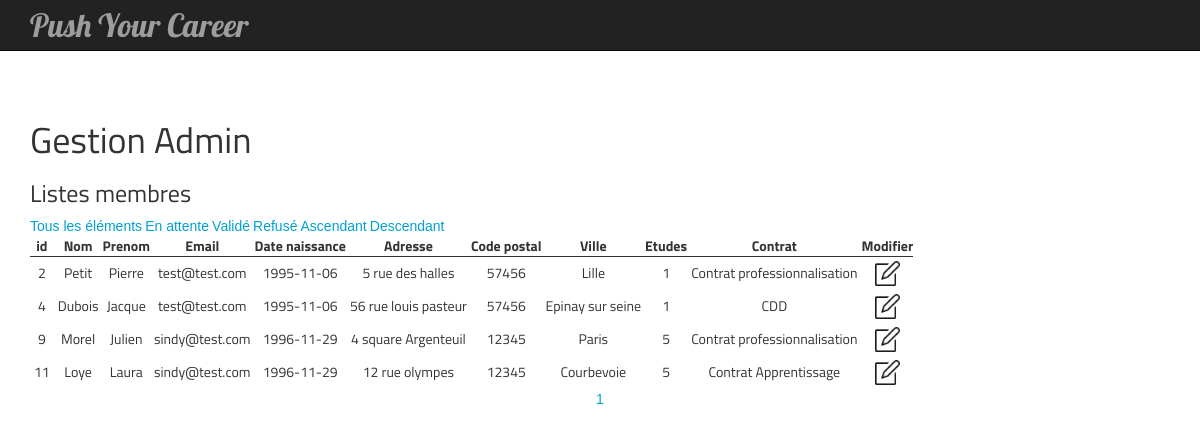
The app's page /public/admin.php?etat=2 with its own data.
### tables this page shows
CREATE TABLE `membre` (
  `id` int(11) NOT NULL,
  `nom` varchar(50) NOT NULL,
  `prenom` varchar(50) NOT NULL,
  `email` varchar(30) NOT NULL,
  `date_naissance` date NOT NULL,
  `adresse` varchar(50) NOT NULL,
  `code_postal` varchar(20) NOT NULL,
  `ville` varchar(250) NOT NULL,
  `type_contrat` varchar(50) NOT NULL,
  `id_etat_inscription` int(11) DEFAULT '1',
  `civilite` enum('Mme','Mr') DEFAULT NULL,
  `niveau_etude` enum('1','2','3','4','5','autre') DEFAULT NULL,
  `date_inscription` datetime NOT NULL DEFAULT CURRENT_TIMESTAMP
);

### app/App.php (called while the page is built, shortened)
<?php
    class App{
        private $db_instance;
        private static $_instance;
        public static function getInstance(){
            if (is_null(self::$_instance)) {
                self::$_instance = new App();
            }
            return self::$_instance;
        }
        public function getTable($name){
            return new $class_name($this->getDB());
        }
        public function getController($name){
            return new $class_name($this->getDB());
        }
        public function getDB(){
            $config = \core\Config::getInstance(ROOT.'/config/config.php');
            if (is_null($this->db_instance)){
                $this->db_instance =  new \core\Database($config->get("db_name"), $config->get("db_user"), $config->get("db_pass"), $config->get("db_host"));
            }
            return $this->db_instance;
        }
    }

### core/Config.php (called while the page is built, shortened)
<?php
    class Config{
        private $settings = [];
        private static $_instance;
        public function __construct($file){
            $this->settings = require($file);
        }
        public static function getInstance($file){
            if (is_null(self::$_instance)){
                self::$_instance = new Config($file);
            }
            return self::$_instance;
        }
        public function get($key){
            return $this->settings[$key];
        }
    }
?>

### config/config.php (called while the page is built)
<?php
    return array(
        "db_user" => "root",
        "db_pass" => "",
        "db_host" => "localhost",
        "db_name" => "project_event"
    );
?>

### app/controllers/Membre_controller.php (called while the page is built, shortened)
<?php
    class Membre_controller extends \core\controller\Controller {
        protected $membre;
        public function __construct(){
            $this->membre = \App\App::getInstance()->getTable("Membre");
        }
        public function index(){
            if (!isset($_GET['etat'])){
                if(!isset($_GET['ordre']) || $_GET['ordre'] == 'ASC'){
                    $_GET['ordre'] = 'ASC';
                    return 'ASC';
                }
                if ($_GET['ordre'] == 'DESC'){
                    $_GET['ordre'] = 'DESC';
                    return 'DESC';
                }
            }
            else if(isset($_GET['etat'])){
                if(!isset($_GET['ordre']) || $_GET['ordre'] == 'ASC'){
                    return 'ASC';
                }
                else{
                    $_GET['ordre'] = 'DESC';
                    return 'DESC';
                }
            }
            return null;
        }
        public function pagination($ordre)
        {
            $perPage = 4;
            $pagecourante = intval($_GET['page']);
            $depart = ($pagecourante-1)*4;
            if (!isset($_GET['etat'])){
                $membrePage = $this->membre->getMembrePage($ordre, $depart, $perPage);
            }
            else{
                $membrePage = $this->membre->getMembreEtatPage($_GET['etat'], $ordre, $depart, $perPage);
            }
            return $membrePage;
        }
        public function pageMax($ordre){
            $perPage = 4;
            if (!isset($_GET['etat'])){
                $size = sizeof($this->membre->getMembre($ordre));
            }
            else{
                $size = sizeof($this->membre->getMembreEtatInscription($_GET['etat'], $ordre));
            }
            $pageMax = ceil($size / $perPage);
            return $pageMax;
        }
        public function url(){
            $url = 'p=home';
            if(isset($_GET['etat'])){
                $url = 'admin.php?'.$url.'&etat='.$_GET['etat'];
            }
            else if(!isset($_GET['etat'])){
                $url = 'admin.php?'.$url;
            }
            return $url;
        }
    }

### core/model/Model.php (called while the page is built, shortened)
<?php
    class Model{
        public function __construct(Database $db){
            $this->db = $db;
        }
    }

### core/Database.php (called while the page is built, shortened)
<?php
	class Database{
		private $db_name;
		private $db_user;
		private $db_pass;
		private $db_host;
		private $pdo;
		public function __construct($db_name, $db_user, $db_pass, $db_host){
			$this->db_name = $db_name;
			$this->db_user = $db_user;
			$this->db_pass = $db_pass;
			$this->db_host = $db_host;
		}
		public function getPDO(){
			if($this->pdo === null){
				$pdo = new PDO('mysql:dbname='.$this->db_name.';host='.$this->db_host.';charset=utf8', ''.$this->db_user.'', ''.$this->db_pass.'');
				$pdo->setAttribute(PDO::ATTR_ERRMODE, PDO::ERRMODE_EXCEPTION);
				$this->pdo = $pdo;
			}
			return $this->pdo;
		}
        public function prepare($statment, $attributes){
            $req = $this->getPDO()->prepare($statment);
            $req->execute($attributes);
            $req->setFetchMode(PDO::FETCH_OBJ);
            $datas = $req->fetchAll(PDO::FETCH_OBJ);
            return $datas;
        }
	}
?>

### app/models/Membre_model.php (called while the page is built, shortened)
<?php
	class Membre_model extends \core\model\model{
        public function getMembreEtatPage($etat_inscription, $ordre, $limm, $limp){
            return $this->db->prepare('SELECT * FROM membre WHERE id_etat_inscription = ? ORDER BY date_inscription '.$ordre." LIMIT ".$limm.", ".$limp, [$etat_inscription]);
        }
        public function getMembreEtatInscription($etat_inscription, $ordre){
            return $this->db->prepare('SELECT * FROM membre WHERE id_etat_inscription = ? ORDER BY date_inscription '.$ordre, [$etat_inscription]);
        }
	}
?>

### app/views/admin/table_membre_type.php (the view, shortened to what this page needs)
<?php if(!empty($membrePage)):?>
<table class="admin-table-gestion">
	<tr class="tr-table-admin-gestion">
		<th>id</th>
		<th>Nom</th>
		<th>Prenom</th>
		<th>Email</th>
		<th>Date naissance</th>
		<th>Adresse</th>
		<th>Code postal</th>
		<th>Ville</th>
		<th>Etudes</th>
		<th>Contrat</th>
		<th>Modifier</th>
	</tr>
<?php else:print "Aucun résultat !";?>
<?php endif ;?>
	<?php foreach($membrePage as $membreData) : ?>
		<tr>
			<td><?php print $membreData->id ?></td>
			<td><?php print $membreData->nom ?></td>
			<td><?php print $membreData->prenom ?></td>
			<td><?php print $membreData->email ?></td>
			<td><?php print $membreData->date_naissance ?></td>
			<td><?php print $membreData->adresse ?></td>
			<td><?php print $membreData->code_postal ?></td>
			<td><?php print $membreData->ville ?></td>
			<td><?php print $membreData->niveau_etude ?></td>
			<td><?php print $membreData->type_contrat ?></td>
			<td>
				<a href="admin.php?p=edit_table&id=<?php print $membreData->id ?>">
					<img src="../../projet_event/public/images/update.png"  class="icon-admin-gestion">
				</a>
			</td>
		</tr>
	<?php endforeach; ?>
</table>
<div style="text-align: center">
<?php if (isset($nbPage)):
	for ($i=1; $i<=$nbPage;$i++):?>
		<p style="display: inline-block;"><a href="<?php print $url ?>&page=<?php print $i ?>&odre=<?php print $_GET['ordre'] ?>"><?php print $i ?></a></p>
	<?php endfor;
endif;?>
</div>

### public/css/styleTempo.css (style rules this page uses)
table.admin-table-gestion th { text-align: center; }
table.admin-table-gestion td { padding: 4px; text-align: center; }
.tr-table-admin-gestion { border-bottom: solid 1px ; }
table.admin-table-gestion img { max-width: 25px; }
table,td { padding:15px; border-collapse:collapse; }
a { text-decoration:none; color:#00a2d1; font-family:"Courier New", Courier, monospace; font-family:Tahoma, Geneva, sans-serif; }

### records on screen
membre: id "2", nom "Petit", prenom "Pierre", email "test@test.com", date_naissance "1995-11-06", adresse "5 rue des halles", code_postal "57456", ville "Lille", niveau_etude "1", type_contrat "Contrat professionnalisation"
membre: id "4", nom "Dubois", prenom "Jacque", email "test@test.com", date_naissance "1995-11-06", adresse "56 rue louis pasteur", code_postal "57456", ville "Epinay sur seine", niveau_etude "1", type_contrat "CDD"
membre: id "9", nom "Morel", prenom "Julien", email "sindy@test.com", date_naissance "1996-11-29", adresse "4 square Argenteuil", code_postal "12345", ville "Paris", niveau_etude "5", type_contrat "Contrat professionnalisation"
membre: id "11", nom "Loye", prenom "Laura", email "sindy@test.com", date_naissance "1996-11-29", adresse "12 rue olympes", code_postal "12345", ville "Courbevoie", niveau_etude "5", type_contrat "Contrat Apprentissage"
